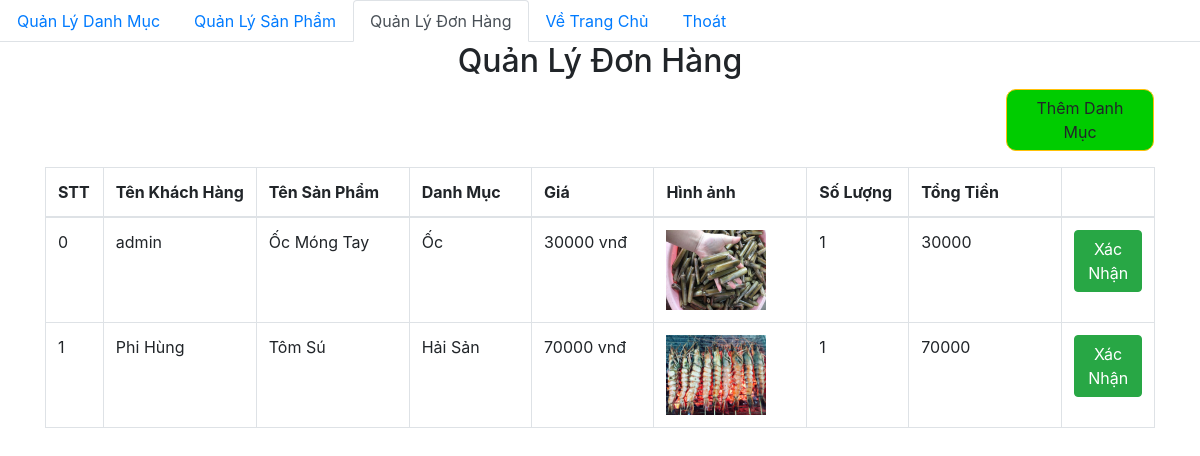
Screenshot of /WebBanHang/admin/QuanLyDonHang/donhang.php with the database file from the repository.
### tables this page shows
CREATE TABLE `hoadon` (
  `id_HD` int(20) NOT NULL,
  `id_SP` int(20) NOT NULL,
  `id_DanhMuc` int(20) NOT NULL,
  `id_KhachHang` int(11) NOT NULL,
  `gia_SP` decimal(10,0) NOT NULL,
  `SoLuong` int(20) NOT NULL,
  `update_at` datetime NOT NULL,
  `TrangThai` varchar(50) NOT NULL DEFAULT 'Chờ Xác Nhận'
);

CREATE TABLE `taikhoan` (
  `id_KhachHang` int(11) NOT NULL,
  `username` varchar(50) NOT NULL,
  `password` varchar(20) NOT NULL,
  `Ten` varchar(80) NOT NULL,
  `Email` text DEFAULT NULL,
  `DiaChi` text NOT NULL,
  `NgaySinh` date DEFAULT NULL
);

CREATE TABLE `sanpham` (
  `id_SP` int(20) NOT NULL,
  `name_SP` varchar(200) NOT NULL,
  `id_DanhMuc` int(20) NOT NULL,
  `mota_SP` text DEFAULT NULL,
  `create_at` datetime DEFAULT NULL,
  `update_at` datetime DEFAULT NULL,
  `image_SP` text DEFAULT NULL,
  `gia_SP` decimal(10,0) NOT NULL
);

CREATE TABLE `danhmuc` (
  `id_DanhMuc` int(20) NOT NULL,
  `name_DanhMuc` varchar(50) NOT NULL,
  `Created_at` datetime DEFAULT NULL,
  `update_at` datetime DEFAULT NULL
);

### WebBanHang/db/dbhelper.php (called while the page is built, shortened)
<?php
function executeResult($sql)
{
    $con = mysqli_connect(HOST, USERNAME, PASSWORD , DATABASE);
    $result = mysqli_query($con, $sql);
    $data = [];
    while ($row = mysqli_fetch_array($result, 1)){
        $data[] = $row;
    }
    return $data;
}
?>

### WebBanHang/admin/QuanLyDonHang/donhang.php (the view, shortened to what this page needs)
<?php
require_once('../../db/dbhelper.php');
?>
<!DOCTYPE html>
<html>
<head>
	<link rel="stylesheet" href="https://maxcdn.bootstrapcdn.com/bootstrap/4.4.1/css/bootstrap.min.css">
</head>
<body>
  <ul class="nav nav-tabs">
    <li class="nav-item">
      <a class="nav-link " href="../DanhMuc/index.php">Quản Lý Danh Mục</a>
    </li>
    <li class="nav-item">
      <a class="nav-link " href="../SanPham/index_SP.php">Quản Lý Sản Phẩm</a>
    </li>
    <li class="nav-item">
      <a class="nav-link active" href="../donhang.php">Quản Lý Đơn Hàng</a>
    </li>
    <li class="nav-item">
      <a class="nav-link" href="../../webbanhang/web/TrangChu.php">Về Trang Chủ</a>
    </li>
    <li class="nav-item">
      <a class="nav-link " href="../../webbanhang/dangnhap/login.php">Thoát</a>
    </li>
  </ul>
    <div class="container">
      <div class="panel panel-primary">
        <div class="panel-heading">
          <h2 class="text-center">Quản Lý Đơn Hàng</h2>
        </div>
        <div class="panel-body">
        <table  style="border-color :white;width :100%" >
        <thead>
              <tr>
                <th width="50px"></th>
                <th></th>
                <th width="150px">
                  <a href="add.php">
                    <button class ="btn btn-warning" style ="margin-bottom:15px ;background-color:#00CC00;border-radius:10px">Thêm Danh Mục</button>
                  </a>
                </th>
                </tr>
              </thead>
        </table>
        <table class =" table table-bordered table-hover">
                    <thead>
                        <tr>
                            <th width="50px">STT</th>
                            <th width="150px">Tên Khách Hàng</th>
                            <th width="150px">Tên Sản Phẩm </th>
                            <th width="120px">Danh Mục</th>
                            <th width="120px">Giá</th>
                            <th width="150px">
                              Hình ảnh
                            </th>
                            <th width="100px">Số Lượng</th>
                            <th width="150px" >Tổng Tiền</th>
                            <th width="50px"></th>
                          </tr>
                    </thead>
                    <tbody>
<?php
    $limit = 10;
    $page = 1;
    $_firtindex =($page -1)*$limit;
    $sql = 'select d.Ten,b.name_SP ,c.name_DanhMuc,b.image_SP,a.gia_SP,a.SoLuong,a.TrangThai ,a.id_HD
    from hoadon a,sanpham b,danhmuc c ,taikhoan d
    where a.TrangThai="Chờ Xác Nhận" AND b.id_SP = a.id_SP AND c.id_DanhMuc = a.id_DanhMuc AND a.id_KhachHang=d.id_KhachHang LIMIT '.$_firtindex.','.$limit;
    $DanhMucList = executeResult($sql);
    foreach ($DanhMucList as $item){
      $gia =$item['gia_SP'];
      $soluong=$item['SoLuong'];
       $path='../../admin/sanpham/uploads/';
        $tongtien = $gia*$soluong;
      echo'
          <tr>
               <td>'.($_firtindex++).'</td>
               <td>'.($item['Ten']).'</td>
               <td>'.($item['name_SP']).'</td>
               <td>'.($item['name_DanhMuc']).'</td>
               <td>'.($item['gia_SP']).' vnđ</td>
               <td ><img src="'.($path.$item['image_SP']).'" style="width:100px;height:80px;"></td>
               <td >'.($item['SoLuong']).'</td>
               <td>'.$tongtien.'</td>
               <td>
                  <button class="btn btn-success" onclick ="XacNhan('.$item['id_HD'].')">Xác Nhận</button>
               </td>
           </tr>';
    }
    ?>
                      </tbody>
                  </table>
              </div>
      </div>
    </div>
</body>
</html>

### rows the page displays
hoadon: id_KhachHang.Ten "admin", id_SP.name_SP "Ốc Móng Tay", id_DanhMuc.name_DanhMuc "Ốc", gia_SP "30000", id_SP.image_SP (picture), SoLuong "1"
hoadon: id_KhachHang.Ten "Phi Hùng", id_SP.name_SP "Tôm Sú", id_DanhMuc.name_DanhMuc "Hải Sản", gia_SP "70000", id_SP.image_SP (picture), SoLuong "1"
